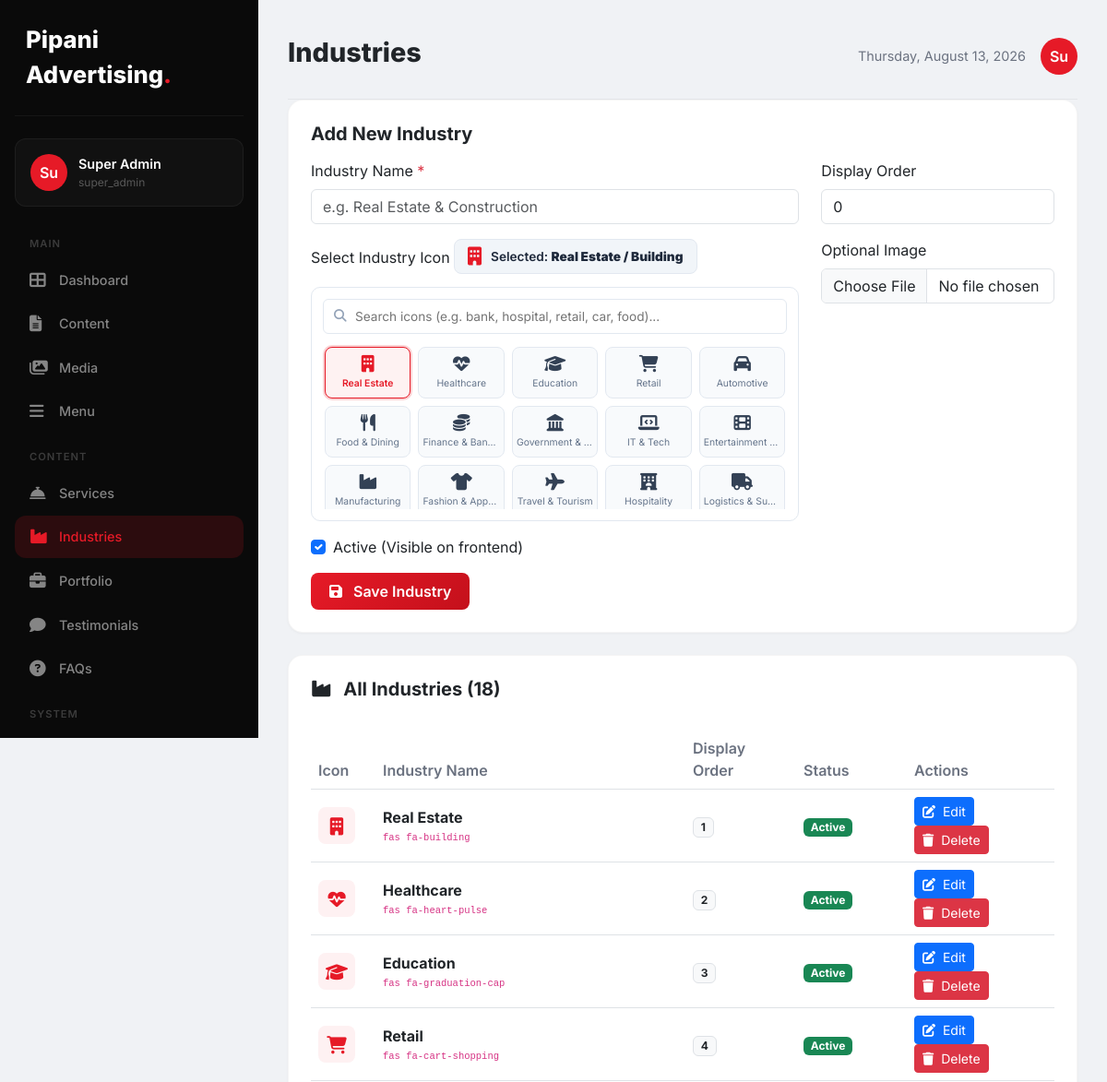
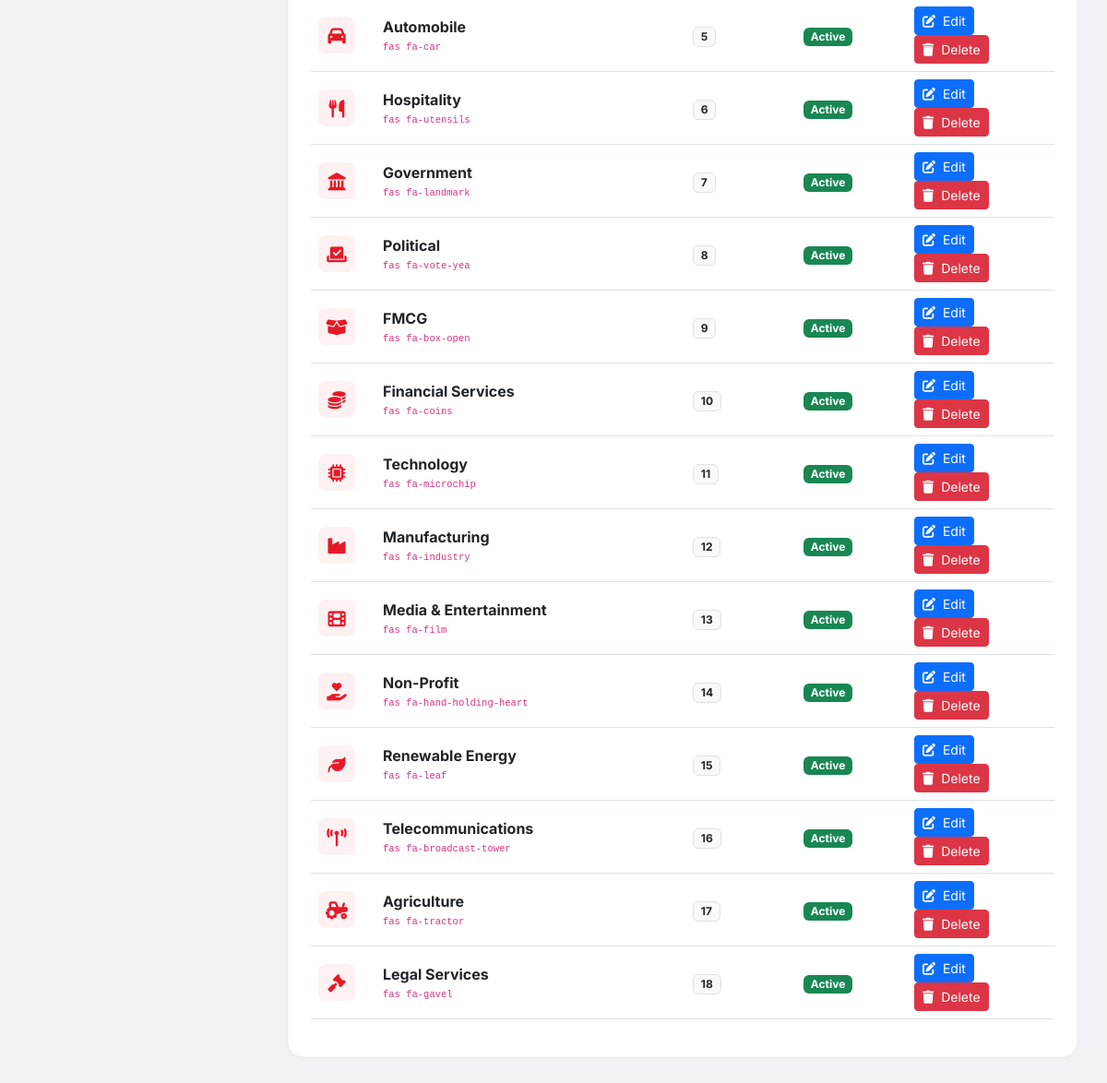
The page /admin/pages/industries.php (signed in) on the database its author committed (2 pictures, top to bottom).
### tables this page shows
CREATE TABLE `settings` (
  `id` int NOT NULL AUTO_INCREMENT,
  `setting_key` varchar(100) NOT NULL,
  `setting_value` text,
  `group` varchar(50) DEFAULT 'general',
  PRIMARY KEY (`id`),
  UNIQUE KEY `setting_key` (`setting_key`)
);

CREATE TABLE `users` (
  `id` int NOT NULL AUTO_INCREMENT,
  `username` varchar(50) NOT NULL,
  `email` varchar(100) NOT NULL,
  `password` varchar(255) NOT NULL,
  `full_name` varchar(100) NOT NULL,
  `role` enum('super_admin','admin','editor') DEFAULT 'editor',
  `avatar` varchar(255) DEFAULT NULL,
  `last_login` datetime DEFAULT NULL,
  `status` tinyint(1) DEFAULT '1',
  `remember_token` varchar(255) DEFAULT NULL,
  `created_at` datetime DEFAULT CURRENT_TIMESTAMP,
  `updated_at` datetime DEFAULT NULL,
  PRIMARY KEY (`id`),
  UNIQUE KEY `username` (`username`),
  UNIQUE KEY `email` (`email`)
);

CREATE TABLE IF NOT EXISTS `industries` (
  `id` int(11) NOT NULL AUTO_INCREMENT,
  `name` varchar(200) NOT NULL,
  `icon` varchar(100) DEFAULT NULL,
  `image` longtext,
  `order` int(11) DEFAULT 0,
  `status` tinyint(1) DEFAULT 1,
  `created_at` datetime DEFAULT CURRENT_TIMESTAMP,
  `updated_at` datetime DEFAULT NULL,
  PRIMARY KEY (`id`)
);

### includes/database.php (called while the page is built, shortened)
<?php
class Database {
    private static $instance = null;
    private $pdo;
    private function __construct() {
        try {
            $dsn = "mysql:host=" . DB_HOST . ";port=" . DB_PORT . ";dbname=" . DB_NAME . ";charset=utf8mb4";
            $this->pdo = new PDO($dsn, DB_USER, DB_PASS);
            $this->pdo->setAttribute(PDO::ATTR_ERRMODE, PDO::ERRMODE_EXCEPTION);
            $this->pdo->setAttribute(PDO::ATTR_DEFAULT_FETCH_MODE, PDO::FETCH_ASSOC);
            $this->pdo->setAttribute(PDO::ATTR_EMULATE_PREPARES, false);
        } catch (PDOException $e) {
            if (session_status() === PHP_SESSION_NONE) {
                session_start();
            }
            $_SESSION['db_error'] = $e->getMessage();
            $installPath = '/install/index.php';
            if (strpos($_SERVER['PHP_SELF'], '/admin/') !== false || strpos($_SERVER['PHP_SELF'], '/install/') !== false) {
                $installPath = '../install/index.php';
            }
            if (strpos($_SERVER['PHP_SELF'], '/install/') === false) {
                header("Location: " . $installPath);
                exit;
            } else {
                die('Database connection failed: ' . $e->getMessage());
            }
        }
    }
    public static function getInstance() {
        if (self::$instance === null) {
            self::$instance = new self();
        }
        return self::$instance;
    }
    public function getConnection() {
        return $this->pdo;
    }
}
function db() {
    return Database::getInstance()->getConnection();
}

### includes/functions.php (called while the page is built, shortened)
<?php
require_once __DIR__ . '/database.php';
function getSetting($key, $default = null)
{
    try {
        $stmt = db()->prepare("SELECT setting_value FROM settings WHERE setting_key = ?");
        $stmt->execute([$key]);
        $result = $stmt->fetch();
        return $result ? $result['setting_value'] : $default;
    } catch (PDOException $e) {
        return $default;
    }
}
function getIndustries($activeOnly = false)
{
    try {
        $sql = "SELECT * FROM industries";
        $sql .= " ORDER BY `order` ASC, id ASC";
        $stmt = db()->query($sql);
        return $stmt->fetchAll();
    } catch (PDOException $e) {
        return [];
    }
}
function siteName()
{
    return getSetting('site_name', 'Pipani Advertising');
}

### includes/auth.php (called while the page is built, shortened)
<?php
require_once __DIR__ . '/database.php';
require_once __DIR__ . '/functions.php';
class Auth {
    public static function getCurrentUser() {
        try {
            $db = db();
            $stmt = $db->prepare("SELECT * FROM users WHERE id = ?");
            $stmt->execute([$_SESSION['user_id']]);
            return $stmt->fetch();
        } catch (PDOException $e) {
            return null;
        }
    }
}

### admin/pages/industries.php (the view, shortened to what this page needs)
<?php
require_once __DIR__ . '/../../includes/functions.php';
require_once __DIR__ . '/../../includes/auth.php';
$industries = getIndustries(false);
$editIndustry = null;
?>
<!DOCTYPE html>
<html lang="en">
<head>
    <link href="https://cdn.jsdelivr.net/npm/bootstrap@5.3.0/dist/css/bootstrap.min.css" rel="stylesheet">
    <link rel="stylesheet" href="https://cdnjs.cloudflare.com/ajax/libs/font-awesome/6.4.0/css/all.min.css">
</head>
<body>
<div class="sidebar" id="sidebar">
    <div class="logo"><?= siteName() ?><span>.</span></div>
    <?php $user = Auth::getCurrentUser(); ?>
    <div class="user-card">
        <div class="avatar"><?= substr($user['full_name'] ?? $user['username'], 0, 2) ?></div>
        <div>
            <div class="name"><?= htmlspecialchars($user['full_name'] ?? $user['username']) ?></div>
            <div class="role"><?= $user['role'] ?></div>
        </div>
    </div>
    <div class="nav-section">Main</div>
    <a href="../dashboard.php" class="nav-item"><i class="fas fa-th-large"></i> Dashboard</a>
    <a href="content.php" class="nav-item"><i class="fas fa-file-alt"></i> Content</a>
    <a href="media.php" class="nav-item"><i class="fas fa-images"></i> Media</a>
    <a href="menu.php" class="nav-item"><i class="fas fa-bars"></i> Menu</a>
    <div class="nav-section">Content</div>
    <a href="services.php" class="nav-item"><i class="fas fa-concierge-bell"></i> Services</a>
    <a href="industries.php" class="nav-item active"><i class="fas fa-industry"></i> Industries</a>
    <a href="portfolio.php" class="nav-item"><i class="fas fa-briefcase"></i> Portfolio</a>
    <a href="testimonials.php" class="nav-item"><i class="fas fa-comment"></i> Testimonials</a>
    <a href="faqs.php" class="nav-item"><i class="fas fa-question-circle"></i> FAQs</a>
    <div class="nav-section">System</div>
    <a href="contacts.php" class="nav-item"><i class="fas fa-envelope"></i> Contacts</a>
</div>
<div class="main-content">
    <div class="header">
        <div class="d-flex align-items-center gap-3">
            <h1>Industries</h1>
        </div>
        <div class="user-info">
            <span style="font-size:0.9rem;color:#6b7280;"><?= date('l, F j, Y') ?></span>
            <div class="avatar"><?= substr($user['full_name'] ?? $user['username'], 0, 2) ?></div>
        </div>
    </div>
    <div class="content-card">
        <h5><?= $editIndustry ? 'Edit Industry' : 'Add New Industry' ?></h5>
        <form method="POST" enctype="multipart/form-data">
            <div class="row">
                <div class="col-md-8 mb-3">
                    <label class="form-label">Industry Name <span class="text-danger">*</span></label>
                    <input type="text" name="name" class="form-control" placeholder="e.g. Real Estate &amp; Construction" value="<?= $editIndustry ? htmlspecialchars($editIndustry['name']) : '' ?>" required>
                </div>
                <div class="col-md-4 mb-3">
                    <label class="form-label">Display Order</label>
                    <input type="number" name="order" class="form-control" value="<?= $editIndustry ? $editIndustry['order'] : 0 ?>">
                </div>
            </div>
            <div class="row">
                <div class="col-md-8 mb-3">
                    <label class="form-label">Select Industry Icon</label>
                    <div class="cms-icon-preview-badge" id="admin_industry_icon_preview">
                    </div>
                    <div class="cms-icon-picker">
                        <div class="cms-icon-search-wrap">
                            <i class="fas fa-search"></i>
                            <input type="text" placeholder="Search icons (e.g. bank, hospital, retail, car, food)..." oninput="filterAdminIconPicker(this)">
                        </div>
                        <div class="cms-icon-grid" id="admin_industry_grid"></div>
                    </div>
                </div>
                <div class="col-md-4 mb-3">
                    <label class="form-label">Optional Image</label>
                    <input type="file" name="image" class="form-control" accept="image/*">
                </div>
            </div>
            <div class="mb-3 form-check">
                <input type="checkbox" name="status" class="form-check-input" id="status" <?= !$editIndustry || $editIndustry['status'] ? 'checked' : '' ?>>
                <label class="form-check-label" for="status">Active (Visible on frontend)</label>
            </div>
            <button type="submit" class="btn btn-primary-custom">
                <i class="fas fa-save me-2"></i> <?= $editIndustry ? 'Update Industry' : 'Save Industry' ?>
            </button>
        </form>
    </div>
    <div class="content-card">
        <div class="d-flex justify-content-between align-items-center mb-3">
            <h5><i class="fas fa-industry me-2"></i> All Industries (<?= count($industries) ?>)</h5>
        </div>
        <div class="table-responsive">
            <table class="table align-middle">
                <thead>
                    <tr>
                        <th style="width: 70px;">Icon</th>
                        <th>Industry Name</th>
                        <th style="width: 120px;">Display Order</th>
                        <th style="width: 120px;">Status</th>
                        <th style="width: 160px;">Actions</th>
                    </tr>
                </thead>
                <tbody>
                    <?php foreach ($industries as $ind): ?>
                        <tr>
                            <td>
                                <?php if (!empty($ind['image'])): ?>
                                    <img src="<?= SITE_URL . 'uploads/' . htmlspecialchars($ind['image']) ?>" alt="<?= htmlspecialchars($ind['name']) ?>" class="industry-image-preview">
                                <?php elseif (!empty($ind['icon'])): ?>
                                    <div class="icon-preview"><i class="<?= htmlspecialchars($ind['icon']) ?>"></i></div>
                                <?php else: ?>
                                    <div class="icon-preview" style="background:rgba(0,0,0,0.04);color:#6b7280;font-size:0.8rem;"><i class="fas fa-building"></i></div>
                                <?php endif; ?>
                            </td>
                            <td>
                                <strong><?= htmlspecialchars($ind['name']) ?></strong>
                                <?php if (!empty($ind['icon'])): ?>
                                    <span class="text-muted d-block" style="font-size: 0.75rem;"><code><?= htmlspecialchars($ind['icon']) ?></code></span>
                                <?php endif; ?>
                            </td>
                            <td><span class="badge bg-light text-dark border"><?= $ind['order'] ?></span></td>
                            <td>
                                <span class="badge bg-<?= $ind['status'] ? 'success' : 'danger' ?>">
                                    <?= $ind['status'] ? 'Active' : 'Inactive' ?>
                                </span>
                            </td>
                            <td>
                                <a href="industries.php?edit=<?= $ind['id'] ?>" class="btn btn-sm btn-primary"><i class="fas fa-edit me-1"></i> Edit</a>
                                <a href="industries.php?delete=<?= $ind['id'] ?>" class="btn btn-sm btn-danger" onclick="return confirm('Are you sure you want to delete \'<?= addslashes(htmlspecialchars($ind['name'])) ?>\'?')"><i class="fas fa-trash me-1"></i> Delete</a>
                            </td>
                        </tr>
                    <?php endforeach; ?>
                </tbody>
            </table>
        </div>
    </div>
</div>
</body>
</html>

### admin/pages/industries.php (style rules this page uses)
:root { --primary: #E61A27; --sidebar-width: 280px; }
* { margin: 0; padding: 0; box-sizing: border-box; }
body { font-family: 'Inter', sans-serif; background: #f0f2f5; overflow-x: hidden; }
.sidebar { position: fixed; top: 0; left: 0; width: var(--sidebar-width); height: 100vh; background: #0a0a0a; color: #fff; padding: 24px 16px; overflow-y: auto; transition: all 0.3s; z-index: 1000; }
.sidebar .logo { font-size: 1.6rem; font-weight: 800; padding: 0 12px 24px; border-bottom: 1px solid rgba(255,255,255,0.05); margin-bottom: 24px; }
.sidebar .logo span { color: var(--primary); }
.sidebar .nav-item { display: flex; align-items: center; gap: 12px; padding: 12px 16px; border-radius: 12px; color: rgba(255,255,255,0.5); text-decoration: none; transition: all 0.3s; margin-bottom: 2px; font-weight: 500; font-size: 0.9rem; }
.sidebar .nav-item:hover, .sidebar .nav-item.active { background: rgba(255,255,255,0.05); color: #fff; }
.sidebar .nav-item.active { background: rgba(230,26,39,0.15); color: var(--primary); }
.sidebar .nav-item i { width: 20px; font-size: 1.1rem; }
.sidebar .nav-section { color: rgba(255,255,255,0.2); font-size: 0.7rem; text-transform: uppercase; letter-spacing: 1px; padding: 16px 16px 8px; font-weight: 600; }
.sidebar .user-card { padding: 16px; border-radius: 12px; background: rgba(255,255,255,0.03); margin-bottom: 16px; border: 1px solid rgba(255,255,255,0.05); display: flex; align-items: center; gap: 12px; }
.sidebar .user-card .avatar { width: 40px; height: 40px; border-radius: 50%; background: var(--primary); color: #fff; display: flex; align-items: center; justify-content: center; font-weight: 600; }
.sidebar .user-card .name { font-weight: 600; font-size: 0.9rem; }
.sidebar .user-card .role { font-size: 0.75rem; color: rgba(255,255,255,0.3); }
.main-content { margin-left: var(--sidebar-width); padding: 24px 32px; min-height: 100vh; }
.header { display: flex; justify-content: space-between; align-items: center; padding: 16px 0 24px; border-bottom: 1px solid rgba(0,0,0,0.05); }
.header h1 { font-size: 1.8rem; font-weight: 800; }
.header .user-info { display: flex; align-items: center; gap: 16px; }
.header .user-info .avatar { width: 40px; height: 40px; border-radius: 50%; background: var(--primary); color: #fff; display: flex; align-items: center; justify-content: center; font-weight: 600; }
.content-card { background: #fff; border-radius: 16px; padding: 24px; border: 1px solid rgba(0,0,0,0.04); box-shadow: 0 1px 3px rgba(0,0,0,0.04); margin-bottom: 24px; }
.content-card h5 { font-weight: 700; margin-bottom: 16px; }
.btn-primary-custom { background: linear-gradient(135deg, #E61A27, #C4101B); border: none; color: #fff; padding: 8px 20px; border-radius: 8px; font-weight: 600; transition: all 0.3s; }
.table th { font-weight: 600; color: #6b7280; border-top: none; }
.icon-preview { width: 40px; height: 40px; display: flex; align-items: center; justify-content: center; background: rgba(230,26,39,0.06); border-radius: 8px; color: var(--primary); font-size: 1.2rem; }
.cms-icon-picker { border: 1px solid #e2e8f0; border-radius: 10px; padding: 12px; background: #fff; margin-top: 4px; }
.cms-icon-search-wrap { position: relative; margin-bottom: 10px; }
.cms-icon-search-wrap i { position: absolute; left: 12px; top: 50%; transform: translateY(-50%); color: #94a3b8; font-size: 0.85rem; }
.cms-icon-search-wrap input { width: 100%; padding: 8px 12px 8px 34px !important; font-size: 0.85rem !important; border-radius: 6px !important; border: 1px solid #e2e8f0; }
.cms-icon-grid { display: grid; grid-template-columns: repeat(auto-fill, minmax(80px, 1fr)); gap: 8px; max-height: 180px; overflow-y: auto; padding: 4px 2px; }
.cms-icon-preview-badge { display: inline-flex; align-items: center; gap: 10px; padding: 8px 14px; background: #f1f5f9; border-radius: 8px; font-size: 0.85rem; font-weight: 600; color: #1e293b; margin-bottom: 10px; border: 1px solid #e2e8f0; }

### rows shown on the page
settings: setting_value "Pipani Advertising"
users: full_name "Su", full_name "Super Admin", role "super_admin"
industries: name "Real Estate", icon "fas fa-building", order "1", status "Active"
industries: name "Healthcare", icon "fas fa-heart-pulse", order "2", status "Active"
industries: name "Education", icon "fas fa-graduation-cap", order "3", status "Active"
industries: name "Retail", icon "fas fa-cart-shopping", order "4", status "Active"
industries: name "Automobile", icon "fas fa-car", order "5", status "Active"
industries: name "Hospitality", icon "fas fa-utensils", order "6", status "Active"
industries: name "Government", icon "fas fa-landmark", order "7", status "Active"
industries: name "Political", icon "fas fa-vote-yea", order "8", status "Active"
industries: name "FMCG", icon "fas fa-box-open", order "9", status "Active"
industries: name "Financial Services", icon "fas fa-coins", order "10", status "Active"
industries: name "Technology", icon "fas fa-microchip", order "11", status "Active"
industries: name "Manufacturing", icon "fas fa-industry", order "12", status "Active"
industries: name "Media & Entertainment", icon "fas fa-film", order "13", status "Active"
industries: name "Non-Profit", icon "fas fa-hand-holding-heart", order "14", status "Active"
industries: name "Renewable Energy", icon "fas fa-leaf", order "15", status "Active"
industries: name "Telecommunications", icon "fas fa-broadcast-tower", order "16", status "Active"
industries: name "Agriculture", icon "fas fa-tractor", order "17", status "Active"
industries: name "Legal Services", icon "fas fa-gavel", order "18", status "Active"

### other values the page prints
count($industries) "18"
